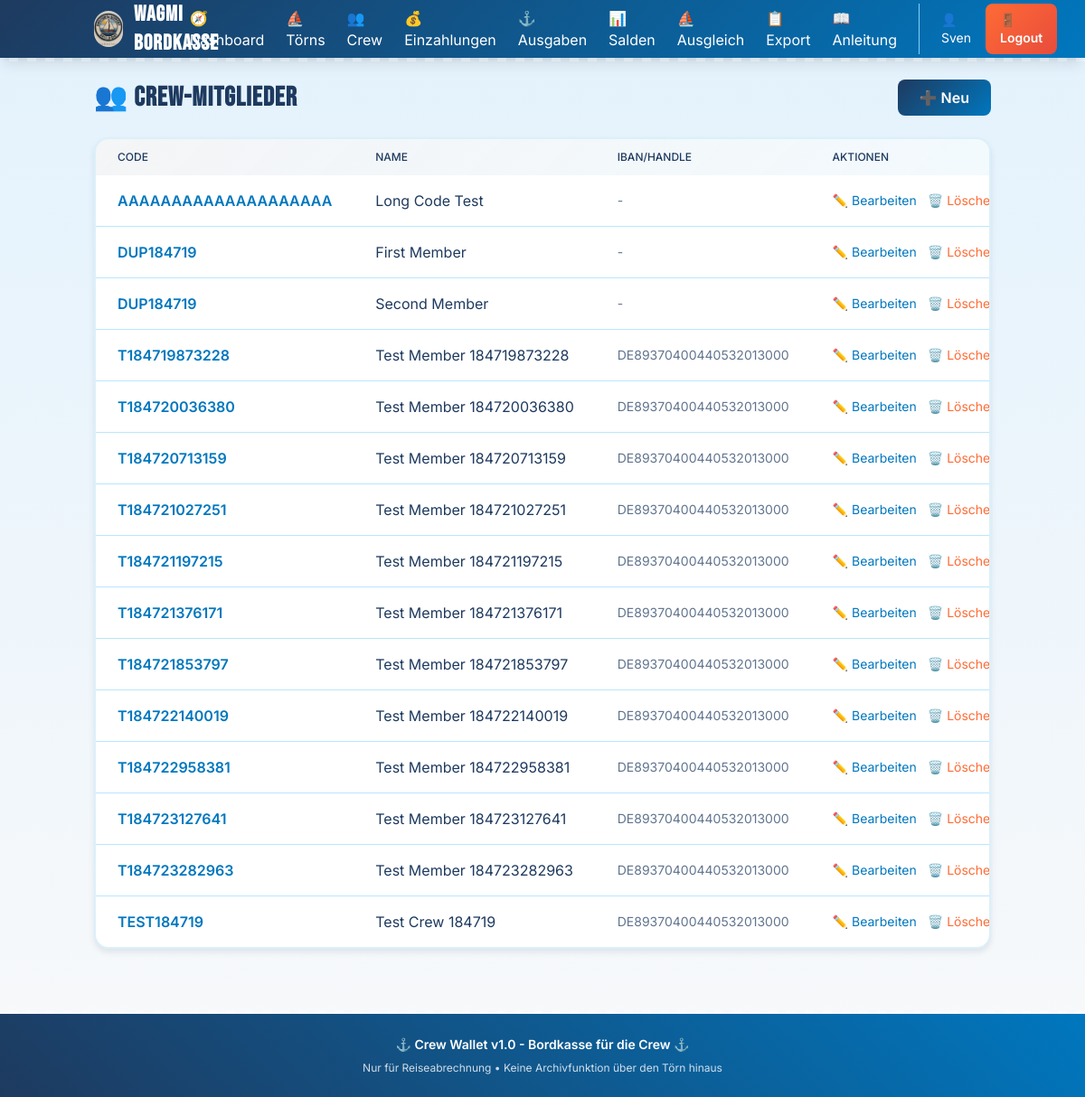
Page /crew (signed in) on the earlier database version.
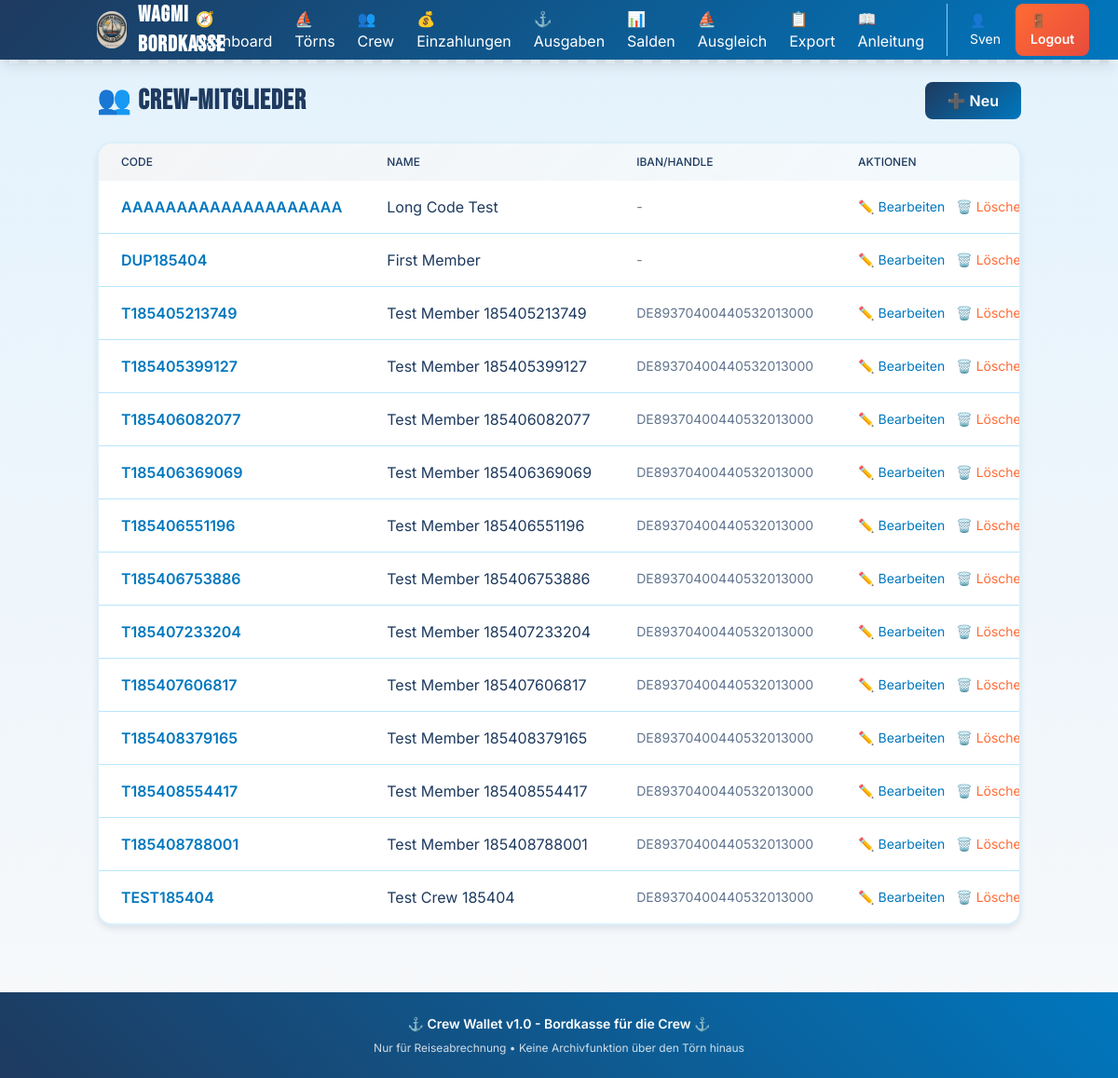
Same page on the later database version.
### models.py (models this page shows)
class CrewMember(Base):
    __tablename__ = "crew_members"
    __table_args__ = (
        UniqueConstraint('trip_id', 'code', name='uq_crew_trip_code'),
    )
    id = Column(Integer, primary_key=True, index=True)
    trip_id = Column(Integer, ForeignKey("trips.id"), nullable=False)
    code = Column(String(20), nullable=False, index=True)
    name = Column(String(100), nullable=False)
    iban_or_handle = Column(String(100), nullable=True)
    created_at = Column(DateTime, default=datetime.utcnow)
    trip = relationship("Trip", back_populates="crew_members")
    deposits = relationship("Deposit", back_populates="member", cascade="all, delete-orphan")
    paid_expenses = relationship("Expense", foreign_keys="Expense.payer_id", back_populates="payer")
    expense_participations = relationship("ExpenseParticipant", back_populates="member", cascade="all, delete-orphan")

### routers/crew.py (the view)
@router.get("", response_class=HTMLResponse)
async def list_crew(request: Request, db: Session = Depends(get_db)):
    active_trip = TripService.get_active_trip(db)
    if not active_trip:
        return RedirectResponse(url="/trips", status_code=303)
    crew_members = db.query(CrewMember).filter(CrewMember.trip_id == active_trip.id).order_by(CrewMember.code).all()
    return templates.TemplateResponse("crew_list.html", {
        "request": request,
        "crew_members": crew_members
    })

### templates/crew_list.html (shortened to what this page needs)
{% extends "layout.html" %}
{% block content %}
<div class="space-y-6">
    <div class="flex justify-between items-center">
        <h1 class="text-3xl font-bold maritime-header" style="color: var(--navy-deep);">👥 Crew-Mitglieder</h1>
        <a href="/crew/new" class="ocean-gradient text-white px-6 py-2 rounded-lg transition touch-action font-semibold">
            ➕ Neu
        </a>
    </div>
    <div class="bg-white porthole-card overflow-hidden">
        <div class="overflow-x-auto">
            <table class="min-w-full">
                <thead style="background: linear-gradient(135deg, rgba(30, 58, 95, 0.05) 0%, rgba(135, 206, 235, 0.1) 100%);">
                    <tr>
                        <th class="px-6 py-3 text-left text-xs font-medium uppercase" style="color: var(--navy-deep);">Code</th>
                        <th class="px-6 py-3 text-left text-xs font-medium uppercase" style="color: var(--navy-deep);">Name</th>
                        <th class="px-6 py-3 text-left text-xs font-medium uppercase" style="color: var(--navy-deep);">IBAN/Handle</th>
                        <th class="px-6 py-3 text-left text-xs font-medium uppercase" style="color: var(--navy-deep);">Aktionen</th>
                    </tr>
                </thead>
                <tbody class="divide-y divide-sky-200">
                    {% for member in crew_members %}
                    <tr>
                        <td class="px-6 py-4 whitespace-nowrap font-semibold" style="color: var(--ocean-blue);">{{ member.code }}</td>
                        <td class="px-6 py-4 whitespace-nowrap" style="color: var(--navy-deep);">{{ member.name }}</td>
                        <td class="px-6 py-4 whitespace-nowrap text-sm" style="color: var(--navy-deep); opacity: 0.7;">{{ member.iban_or_handle or '-' }}</td>
                        <td class="px-6 py-4 whitespace-nowrap text-sm space-x-2">
                            <a href="/crew/{{ member.id }}/edit" class="hover:underline touch-action" style="color: var(--ocean-blue);">✏️ Bearbeiten</a>
                            <form action="/crew/{{ member.id }}/delete" method="post" class="inline" onsubmit="return confirm('Wirklich löschen?')">
                                <button type="submit" class="hover:underline touch-action" style="color: var(--coral);">🗑️ Löschen</button>
                            </form>
                        </td>
                    </tr>
                    {% endfor %}
                </tbody>
            </table>
        </div>
    </div>
</div>
{% endblock %}

Differences in the rows shown:
removed CrewMember: code "DUP184719", name "First Member", iban_or_handle "-"
removed CrewMember: code "DUP184719", name "Second Member", iban_or_handle "-"
removed CrewMember: code "T184719873228", name "Test Member 184719873228", iban_or_handle "DE89370400440532013000"
removed CrewMember: code "T184720036380", name "Test Member 184720036380", iban_or_handle "DE89370400440532013000"
removed CrewMember: code "T184720713159", name "Test Member 184720713159", iban_or_handle "DE89370400440532013000"
removed CrewMember: code "T184721027251", name "Test Member 184721027251", iban_or_handle "DE89370400440532013000"
removed CrewMember: code "T184721197215", name "Test Member 184721197215", iban_or_handle "DE89370400440532013000"
removed CrewMember: code "T184721376171", name "Test Member 184721376171", iban_or_handle "DE89370400440532013000"
removed CrewMember: code "T184721853797", name "Test Member 184721853797", iban_or_handle "DE89370400440532013000"
removed CrewMember: code "T184722140019", name "Test Member 184722140019", iban_or_handle "DE89370400440532013000"
removed CrewMember: code "T184722958381", name "Test Member 184722958381", iban_or_handle "DE89370400440532013000"
removed CrewMember: code "T184723127641", name "Test Member 184723127641", iban_or_handle "DE89370400440532013000"
removed CrewMember: code "T184723282963", name "Test Member 184723282963", iban_or_handle "DE89370400440532013000"
removed CrewMember: code "TEST184719", name "Test Crew 184719", iban_or_handle "DE89370400440532013000"
now on this page (row edited): CrewMember: code "DUP185404", name "First Member", iban_or_handle "-"
now on this page (row edited): CrewMember: code "T185405213749", name "Test Member 185405213749", iban_or_handle "DE89370400440532013000"
now on this page (row edited): CrewMember: code "T185405399127", name "Test Member 185405399127", iban_or_handle "DE89370400440532013000"
now on this page (row edited): CrewMember: code "T185406082077", name "Test Member 185406082077", iban_or_handle "DE89370400440532013000"
now on this page (row edited): CrewMember: code "T185406369069", name "Test Member 185406369069", iban_or_handle "DE89370400440532013000"
now on this page (row edited): CrewMember: code "T185406551196", name "Test Member 185406551196", iban_or_handle "DE89370400440532013000"
now on this page (row edited): CrewMember: code "T185406753886", name "Test Member 185406753886", iban_or_handle "DE89370400440532013000"
now on this page (row edited): CrewMember: code "T185407233204", name "Test Member 185407233204", iban_or_handle "DE89370400440532013000"
now on this page (row edited): CrewMember: code "T185407606817", name "Test Member 185407606817", iban_or_handle "DE89370400440532013000"
now on this page (row edited): CrewMember: code "T185408379165", name "Test Member 185408379165", iban_or_handle "DE89370400440532013000"
now on this page (row edited): CrewMember: code "T185408554417", name "Test Member 185408554417", iban_or_handle "DE89370400440532013000"
now on this page (row edited): CrewMember: code "T185408788001", name "Test Member 185408788001", iban_or_handle "DE89370400440532013000"
now on this page (row edited): CrewMember: code "TEST185404", name "Test Crew 185404", iban_or_handle "DE89370400440532013000"
